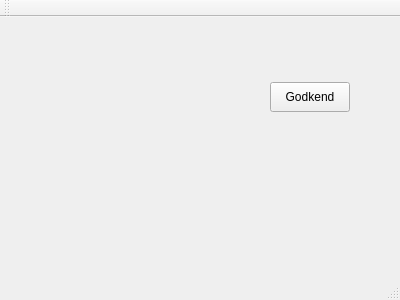
<?xml version="1.0" encoding="UTF-8"?>
<ui version="4.0">
 <class>MainWindow</class>
 <widget class="QMainWindow" name="MainWindow">
  <property name="geometry">
   <rect>
    <x>0</x>
    <y>0</y>
    <width>400</width>
    <height>300</height>
   </rect>
  </property>
  <property name="windowTitle">
   <string>MainWindow</string>
  </property>
  <widget class="QWidget" name="centralWidget">
   <widget class="QPushButton" name="acceptButton">
    <property name="geometry">
     <rect>
      <x>270</x>
      <y>65</y>
      <width>80</width>
      <height>30</height>
     </rect>
    </property>
    <property name="text">
     <string>Godkend</string>
    </property>
   </widget>
  </widget>
  <widget class="QMenuBar" name="menuBar">
   <property name="geometry">
    <rect>
     <x>0</x>
     <y>0</y>
     <width>400</width>
     <height>29</height>
    </rect>
   </property>
  </widget>
  <widget class="QToolBar" name="mainToolBar">
   <attribute name="toolBarArea">
    <enum>TopToolBarArea</enum>
   </attribute>
   <attribute name="toolBarBreak">
    <bool>false</bool>
   </attribute>
  </widget>
  <widget class="QStatusBar" name="statusBar"/>
 </widget>
 <layoutdefault spacing="6" margin="11"/>
 <resources/>
 <connections/>
</ui>
